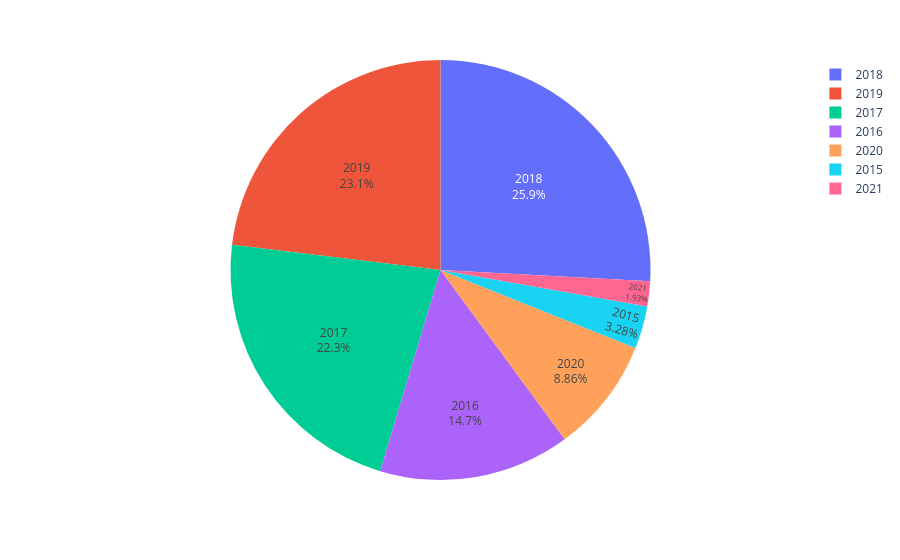

Notebook cell for this chart:
### Markdown cell above
## Majority of participans were collected between 2017-2019

### Code cell
piechart(dataframe=df, y='Enroll_Year', hue=None)

### Figure 1 — Plotly figure (JSON) as saved in the notebook; plotly's stock layout.template omitted (floating-point values rounded to 4 significant figures; data arrays with more than 128 entries replaced by an {"elided": "..."} marker saying what was removed)
{"data": [{"domain": {"x": [0, 1], "y": [0, 1]}, "hovertemplate": "Enroll_Year=%{label}<extra></extra>", "labels": {"elided": "4050 int values"}, "legendgroup": "", "name": "", "showlegend": true, "textinfo": "percent+label", "textposition": "inside", "type": "pie"}], "layout": {"legend": {"tracegroupgap": 0}, "margin": {"t": 60}}}
